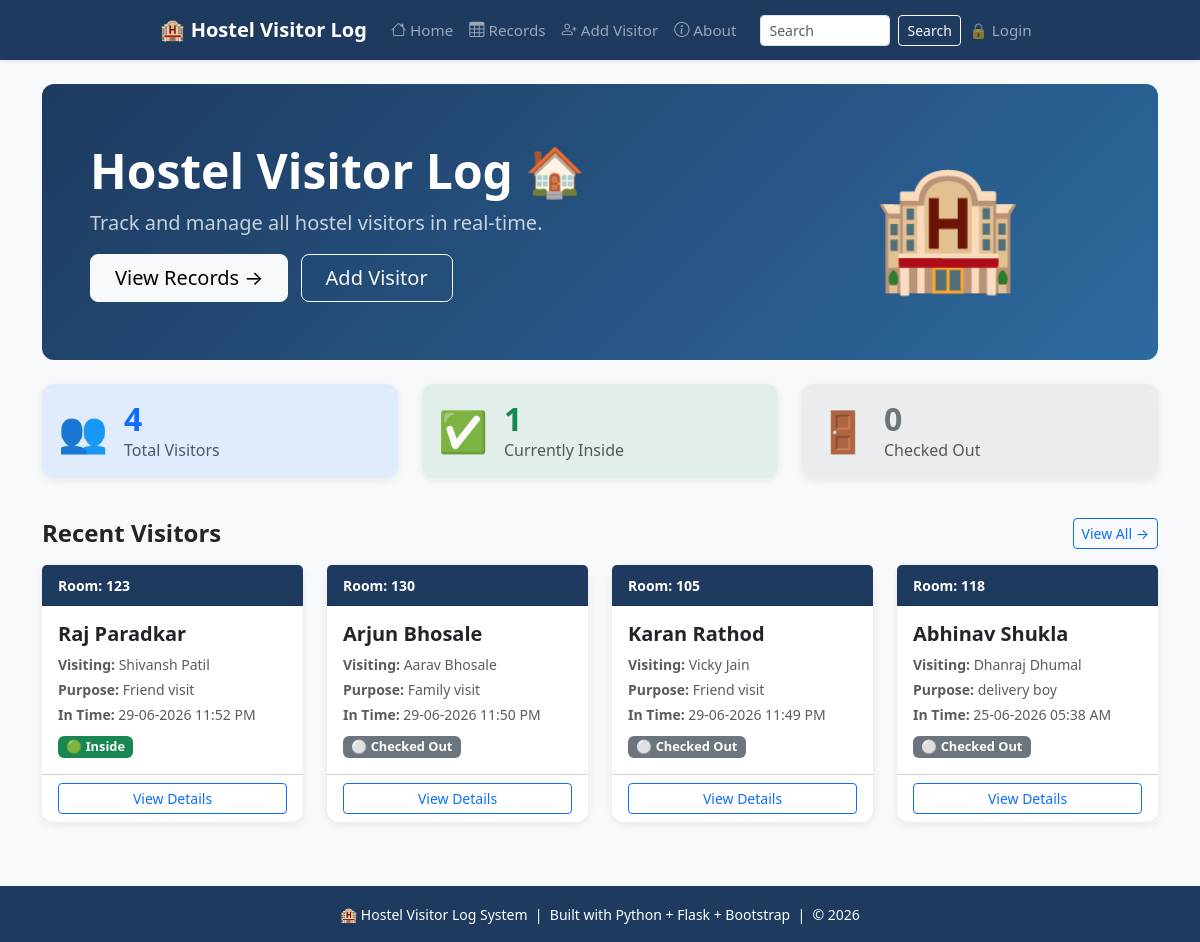
The page / on the database its author committed.
### tables this page shows
CREATE TABLE visitors (
            id INTEGER PRIMARY KEY AUTOINCREMENT,
            visitor_name TEXT NOT NULL,
            student_name TEXT NOT NULL,
            room_number TEXT NOT NULL,
            purpose TEXT NOT NULL,
            in_time TEXT NOT NULL,
            out_time TEXT NOT NULL DEFAULT 'Still Inside',
            status TEXT DEFAULT 'Inside'
        );

### app.py (the view)
@app.route('/')
def home():
    conn = get_db()
    visitors = conn.execute("SELECT * FROM visitors ORDER BY id DESC").fetchall()
    rooms = conn.execute("SELECT DISTINCT room_number FROM visitors ORDER BY room_number").fetchall()
    conn.close()
    total_count = len(visitors)
    inside_count = sum(1 for v in visitors if v['status'] == 'Inside')
    checkout_count = total_count - inside_count
    return render_template('home.html',
                         visitors=visitors,
                         total_count=total_count,
                         inside_count=inside_count,
                         checkout_count=checkout_count,
                         rooms=rooms)

### app.py (called while the page is built)
def get_db():
    conn = sqlite3.connect('database.db')
    conn.row_factory = sqlite3.Row
    return conn

@app.context_processor
def inject_user():
    return dict(current_user=session.get('username'))

### templates/home.html (shortened to what this page needs)
{% extends 'base.html' %}
{% block content %}
<div class="hero-section p-5 mb-4">
    <div class="row align-items-center">
        <div class="col-md-8">
            <h1 class="display-5 fw-bold mb-2">
                Hostel Visitor Log 🏠
            </h1>
            <p class="fs-5 opacity-75 mb-3">
                Track and manage all hostel visitors in real-time.
            </p>
            <a href="{{ url_for('records') }}"
               class="btn btn-light btn-lg px-4 me-2">
                View Records →
            </a>
            <a href="{{ url_for('add_visitor') }}"
               class="btn btn-outline-light btn-lg px-4">
                Add Visitor
            </a>
        </div>
        <div class="col-md-4 text-center d-none d-md-block">
            <span style="font-size: 120px;">🏨</span>
        </div>
    </div>
</div>
<div class="row mb-4">
    <div class="col-md-4 mb-3">
        <div class="card stat-card p-3 bg-primary bg-opacity-10">
            <div class="d-flex align-items-center">
                <span style="font-size:40px;">👥</span>
                <div class="ms-3">
                    <h2 class="fw-bold text-primary mb-0">{{ visitors|length }}</h2>
                    <p class="text-muted mb-0">Total Visitors</p>
                </div>
            </div>
        </div>
    </div>
    <div class="col-md-4 mb-3">
        <div class="card stat-card p-3 bg-success bg-opacity-10">
            <div class="d-flex align-items-center">
                <span style="font-size:40px;">✅</span>
                <div class="ms-3">
                    {% set inside = visitors|selectattr('status','equalto','Inside')|list %}
                    <h2 class="fw-bold text-success mb-0">{{ inside|length }}</h2>
                    <p class="text-muted mb-0">Currently Inside</p>
                </div>
            </div>
        </div>
    </div>
    <div class="col-md-4 mb-3">
        <div class="card stat-card p-3 bg-secondary bg-opacity-10">
            <div class="d-flex align-items-center">
                <span style="font-size:40px;">🚪</span>
                <div class="ms-3">
                    {% set checked_out = visitors|selectattr('status','equalto','Checked Out')|list %}
                    <h2 class="fw-bold text-secondary mb-0">{{ checked_out|length }}</h2>
                    <p class="text-muted mb-0">Checked Out</p>
                </div>
            </div>
        </div>
    </div>
</div>
<div class="d-flex justify-content-between align-items-center mb-3">
    <h4 class="fw-bold mb-0">Recent Visitors</h4>
    <a href="{{ url_for('records') }}"
       class="btn btn-sm btn-outline-primary">
        View All →
    </a>
</div>
<div class="row">
    {% for visitor in visitors[:8] %}
    <div class="col-12 col-md-6 col-lg-3 mb-3">
        <div class="card student-card h-100">
            <div class="card-header py-2"
                 style="background-color: #1e3a5f; color:white;">
                <small class="fw-bold">Room: {{ visitor['room_number'] }}</small>
            </div>
            <div class="card-body">
                <h5 class="card-title fw-bold">{{ visitor['visitor_name'] }}</h5>
                <p class="card-text text-muted small mb-1">
                    <strong>Visiting:</strong> {{ visitor['student_name'] }}
                </p>
                <p class="card-text text-muted small mb-1">
                    <strong>Purpose:</strong> {{ visitor['purpose'] }}
                </p>
                <p class="card-text text-muted small mb-2">
                    <strong>In Time:</strong> {{ visitor['in_time'] }}
                </p>
                {% if visitor['status'] == 'Inside' %}
                    <span class="badge bg-success">🟢 Inside</span>
                {% else %}
                    <span class="badge bg-secondary">⚪ Checked Out</span>
                {% endif %}
            </div>
            <div class="card-footer bg-transparent">
                <a href="{{ url_for('details', id=visitor['id']) }}"
                   class="btn btn-sm btn-outline-primary w-100">View Details</a>
            </div>
        </div>
    </div>
    {% endfor %}
</div>
{% endblock %}

### templates/base.html (style rules this page uses)
:root { --brand: #1e3a5f; }
body { background-color: #f8f9fa; }
.hero-section { background: linear-gradient(135deg, #1e3a5f 0%, #2d6a9f 100%); color: white; border-radius: 12px; }
.card { border: none; border-radius: 12px; box-shadow: 0 2px 8px rgba(0,0,0,0.08); transition: transform 0.2s, box-shadow 0.2s; }
.badge { font-size: 0.8rem; }

### rows shown on the page
visitors: room_number "123", visitor_name "Raj Paradkar", student_name "Shivansh Patil", purpose "Friend visit", in_time "29-06-2026 11:52 PM", status "🟢 Inside"
visitors: room_number "130", visitor_name "Arjun Bhosale", student_name "Aarav Bhosale", purpose "Family visit", in_time "29-06-2026 11:50 PM", status "⚪ Checked Out"
visitors: room_number "105", visitor_name "Karan Rathod", student_name "Vicky Jain", purpose "Friend visit", in_time "29-06-2026 11:49 PM", status "⚪ Checked Out"
visitors: room_number "118", visitor_name "Abhinav Shukla", student_name "Dhanraj Dhumal", purpose "delivery boy", in_time "25-06-2026 05:38 AM", status "⚪ Checked Out"

### other values the page prints
{{ visitors|length }} "4"
{{ inside|length }} "1"
{{ checked_out|length }} "0"
